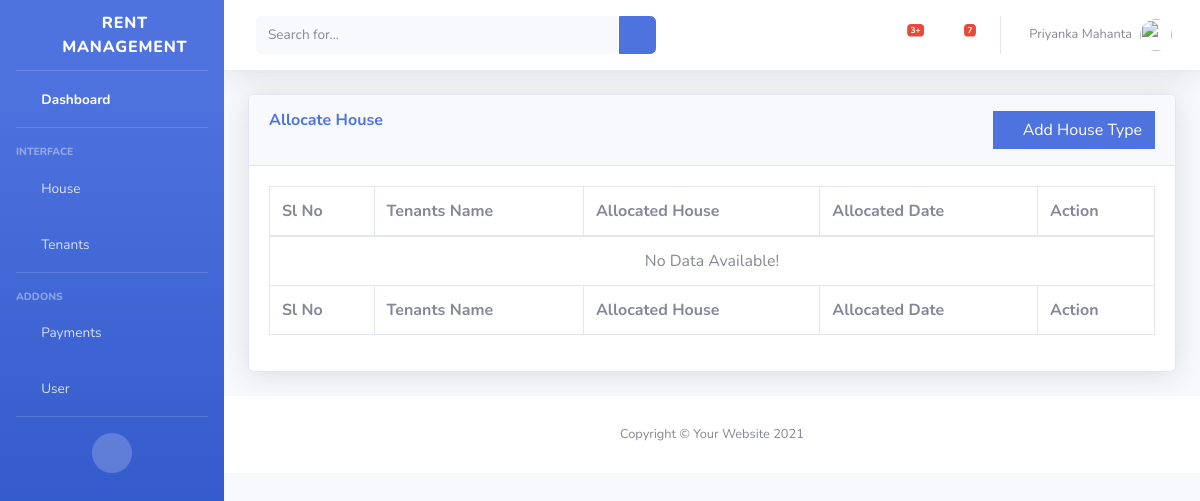
The app's page /houses_allocation/, older data.
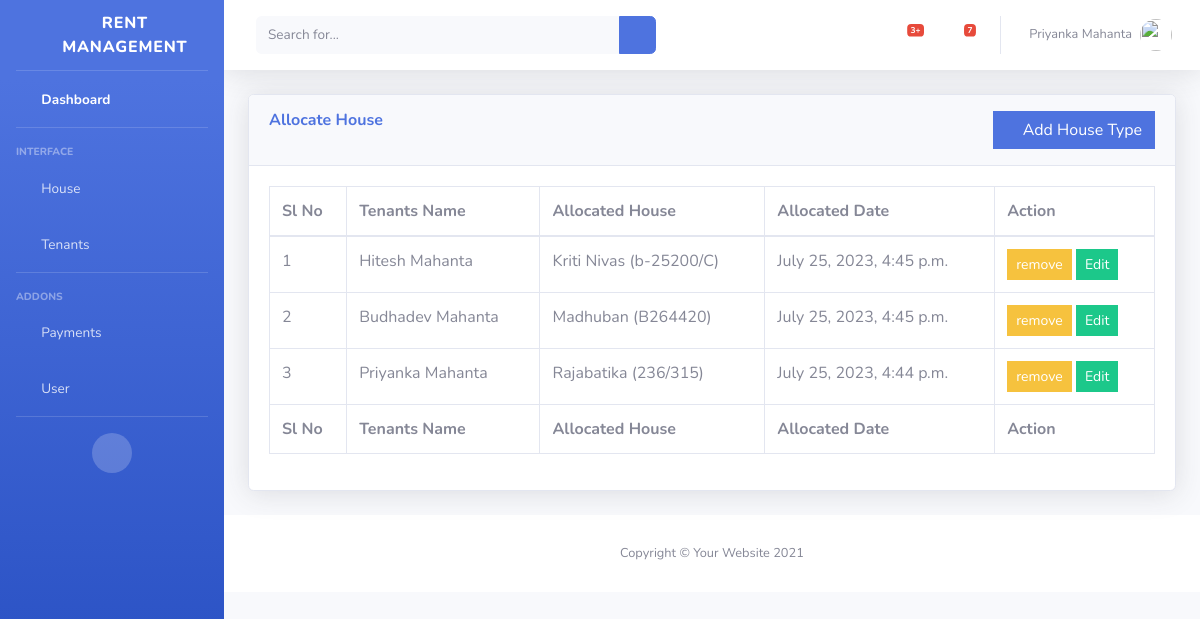
The same page, newer data.
### rent_management/models.py (models this page shows, shortened)
class Tenants(models.Model):
    name = models.ForeignKey(User, on_delete=models.CASCADE)
    member = models.IntegerField(default=1)
    rented_house = models.ForeignKey(House, on_delete=models.CASCADE)
    created_on = models.DateTimeField(auto_now_add=True)

class User(models.Model):
    GENDER = (
        ('M', 'Male'),
        ('F', 'Female'),
        ('O', 'Other'),
    )
    name = models.CharField(max_length=150)
    age = models.IntegerField(default=0)
    sex = models.CharField(max_length=20, choices=GENDER, default='M')
    aadhaar_number = models.CharField(max_length=50, default='')
    mobile_number = models.CharField(max_length=13, default='Not Given', null=True)
    email_id = models.CharField(max_length=100, default='')
    alternative_number = models.CharField(max_length=15, default='')
    address = models.TextField(default='')
    user_type = models.ForeignKey(UserType, on_delete=models.CASCADE)
    created_on = models.DateTimeField(auto_now_add=True)
    def __str__(self):
        return self.name

class House(models.Model):
    number = models.CharField(max_length=20)
    name = models.CharField(max_length=20, default='')
    type = models.ForeignKey(HouseType, on_delete=models.CASCADE)
    address = models.TextField(default='')
    rent = models.CharField(max_length=20, default=0)
    created_on = models.DateTimeField(auto_now_add=True)

### rent_management/views/house_allocation.py (the view, shortened to what this page needs)
# urls.py: path("houses_allocation/", views.house_allocation, name="house_allocation"),
def house_allocation(request):
    tenants_list = User.objects.filter(user_type=3)
    houses_list = House.objects.all()
    allocated_houses_list = Tenants.objects.all().order_by('-id')
    context = {
        'tenants_lists': tenants_list,
        'houses_lists': houses_list,
        'allocated_list': allocated_houses_list,
    }
    return render(request, "rent/house_type/house_allocation.html", context)

### rent_management/templates/rent/house_type/house_allocation.html (shortened to what this page needs)
{% extends "rent/base/base.html" %}
{% block content %}
<div class="container-fluid">
    <div class="card shadow mb-4">
        <div class="card-header py-3">
            <div class="row">
                <div class="col-lg-8">
                    <h6 class="m-0 font-weight-bold text-primary">Allocate House</h6>
                </div>
                <div class="col-lg-4 text-right">
                    <button type="button" class="btn btn-primary rounded-0" data-toggle="modal"
                            data-target="#exampleModal">
                        <i class="fa fa-plus" aria-hidden="true"></i> Add House Type
                    </button>
                </div>
            </div>
        </div>
        <div class="card-body">
            <div class="table-responsive">
                <table class="table table-bordered" id="dataTable" width="100%" cellspacing="0">
                    <thead>
                    <tr>
                        <th>Sl No</th>
                        <th>Tenants Name</th>
                        <th>Allocated House</th>
                        <th>Allocated Date</th>
                        <th>Action</th>
                    </tr>
                    </thead>
                    <tfoot>
                    <tr>
                        <th>Sl No</th>
                        <th>Tenants Name</th>
                        <th>Allocated House</th>
                        <th>Allocated Date</th>
                        <th>Action</th>
                    </tr>
                    </tfoot>
                    <tbody>
                    {% if not allocated_list %}
                    <tr>
                        <td colspan="5" class="text-center">No Data Available!</td>
                    </tr>
                    {% else %}
                    {% for i in allocated_list %}
                    <tr>
                        <td>{{ forloop.counter }}</td>
                        <td>{{i.name.name}}</td>
                        <td>{{i.rented_house.name}} ({{i.rented_house.number}})</td>
                        <td>{{i.created_on}}</td>
                        <td>
                            <button class="btn btn-sm btn-warning rounded-0" data-toggle="modal"
                                    data-target="#infoModal{{i.id}}">remove
                            </button>
                            <button class="btn btn-sm btn-success rounded-0" data-toggle="modal"
                                    data-target="#editModal{{i.id}}">Edit
                            </button>
                        </td>
                    </tr>
                    {% endfor %}
                    {% endif %}
                    </tbody>
                </table>
            </div>
        </div>
    </div>
</div>
{% endblock %}

### rent_management/templates/rent/base/base.html (shortened to what this page needs)
{% load static %}
<!DOCTYPE html>
<html lang="en">
<head>
    <link href="{% static 'rent/vendor/fontawesome-free/css/all.min.css' %}" rel="stylesheet" type="text/css">
    <link href="{% static 'rent/css/sb-admin-2.min.css' %}" rel="stylesheet">
</head>
<body id="page-top">
    <div id="wrapper">
        <ul class="navbar-nav bg-gradient-primary sidebar sidebar-dark accordion" id="accordionSidebar">
            <a class="sidebar-brand d-flex align-items-center justify-content-center" href="index.html">
                <div class="sidebar-brand-icon rotate-n-15">
                    <i class="fas fa-laugh-wink"></i>
                </div>
                <div class="sidebar-brand-text mx-3">Rent Management</div>
            </a>
            <hr class="sidebar-divider my-0">
            <li class="nav-item active">
                <a class="nav-link" href="/dashboard">
                    <i class="fas fa-fw fa-tachometer-alt"></i>
                    <span>Dashboard</span></a>
            </li>
            <hr class="sidebar-divider">
            <div class="sidebar-heading">
                Interface
            </div>
            <li class="nav-item">
                <a class="nav-link collapsed" href="#" data-toggle="collapse" data-target="#collapseTwo"
                    aria-expanded="true" aria-controls="collapseTwo">
                    <i class="fas fa-fw fa-home"></i>
                    <span>House</span>
                </a>
            </li>
            <li class="nav-item">
                <a class="nav-link collapsed" href="#" data-toggle="collapse" data-target="#collapseUtilities"
                    aria-expanded="true" aria-controls="collapseUtilities">
                    <i class="fas fa-fw fa-wrench"></i>
                    <span>Tenants</span>
                </a>
            </li>
            <hr class="sidebar-divider">
            <div class="sidebar-heading">
                Addons
            </div>
            <li class="nav-item">
                <a class="nav-link collapsed" href="#" data-toggle="collapse" data-target="#collapsePages"
                    aria-expanded="true" aria-controls="collapsePages">
                    <i class="fas fa-fw fa-folder"></i>
                    <span>Payments</span>
                </a>
            </li>
            <li class="nav-item">
                <a class="nav-link" href="/user">
                    <i class="fas fa-fw fa-user"></i>
                    <span>User</span></a>
            </li>
            <hr class="sidebar-divider d-none d-md-block">
            <div class="text-center d-none d-md-inline">
                <button class="rounded-circle border-0" id="sidebarToggle"></button>
            </div>
        </ul>
        <div id="content-wrapper" class="d-flex flex-column">
            <div id="content">
                <nav class="navbar navbar-expand navbar-light bg-white topbar mb-4 static-top shadow">
                    <form
                        class="d-none d-sm-inline-block form-inline mr-auto ml-md-3 my-2 my-md-0 mw-100 navbar-search">
                        <div class="input-group">
                            <input type="text" class="form-control bg-light border-0 small" placeholder="Search for..."
                                aria-label="Search" aria-describedby="basic-addon2">
                            <div class="input-group-append">
                                <button class="btn btn-primary" type="button">
                                    <i class="fas fa-search fa-sm"></i>
                                </button>
                            </div>
                        </div>
                    </form>
                    <ul class="navbar-nav ml-auto">
                        <li class="nav-item dropdown no-arrow mx-1">
                            <a class="nav-link dropdown-toggle" href="#" id="alertsDropdown" role="button"
                                data-toggle="dropdown" aria-haspopup="true" aria-expanded="false">
                                <i class="fas fa-bell fa-fw"></i>
                                <span class="badge badge-danger badge-counter">3+</span>
                            </a>
                        </li>
                        <li class="nav-item dropdown no-arrow mx-1">
                            <a class="nav-link dropdown-toggle" href="#" id="messagesDropdown" role="button"
                                data-toggle="dropdown" aria-haspopup="true" aria-expanded="false">
                                <i class="fas fa-envelope fa-fw"></i>
                                <span class="badge badge-danger badge-counter">7</span>
                            </a>
                        </li>
                        <li class="nav-item dropdown no-arrow">
                            <a class="nav-link dropdown-toggle" href="#" id="userDropdown" role="button"
                                data-toggle="dropdown" aria-haspopup="true" aria-expanded="false">
                                <span class="mr-2 d-none d-lg-inline text-gray-600 small">Priyanka Mahanta</span>
                                <img class="img-profile rounded-circle"
                                    src="{% static 'rent/img/undraw_profile.svg' %}">
                            </a>
                        </li>
                    </ul>
                </nav>
                {% block content %}
                {% endblock %}
            <footer class="sticky-footer bg-white">
                <div class="container my-auto">
                    <div class="copyright text-center my-auto">
                        <span>Copyright &copy; Your Website 2021</span>
                    </div>
                </div>
            </footer>
        </div>
    </div>
</body>
</html>

Row changes from the older to the newer data that the page shows:
added Tenants: name.name "Hitesh Mahanta", rented_house.name "Kriti Nivas", rented_house.number "b-25200/C", created_on "July 25, 2023, 4:45 p.m."
added Tenants: name.name "Budhadev Mahanta", rented_house.name "Madhuban", rented_house.number "B264420", created_on "July 25, 2023, 4:45 p.m."
added Tenants: name.name "Priyanka Mahanta", rented_house.name "Rajabatika", rented_house.number "236/315", created_on "July 25, 2023, 4:44 p.m."
Text that changed along with them:
text no longer shown: "No Data Available!"
